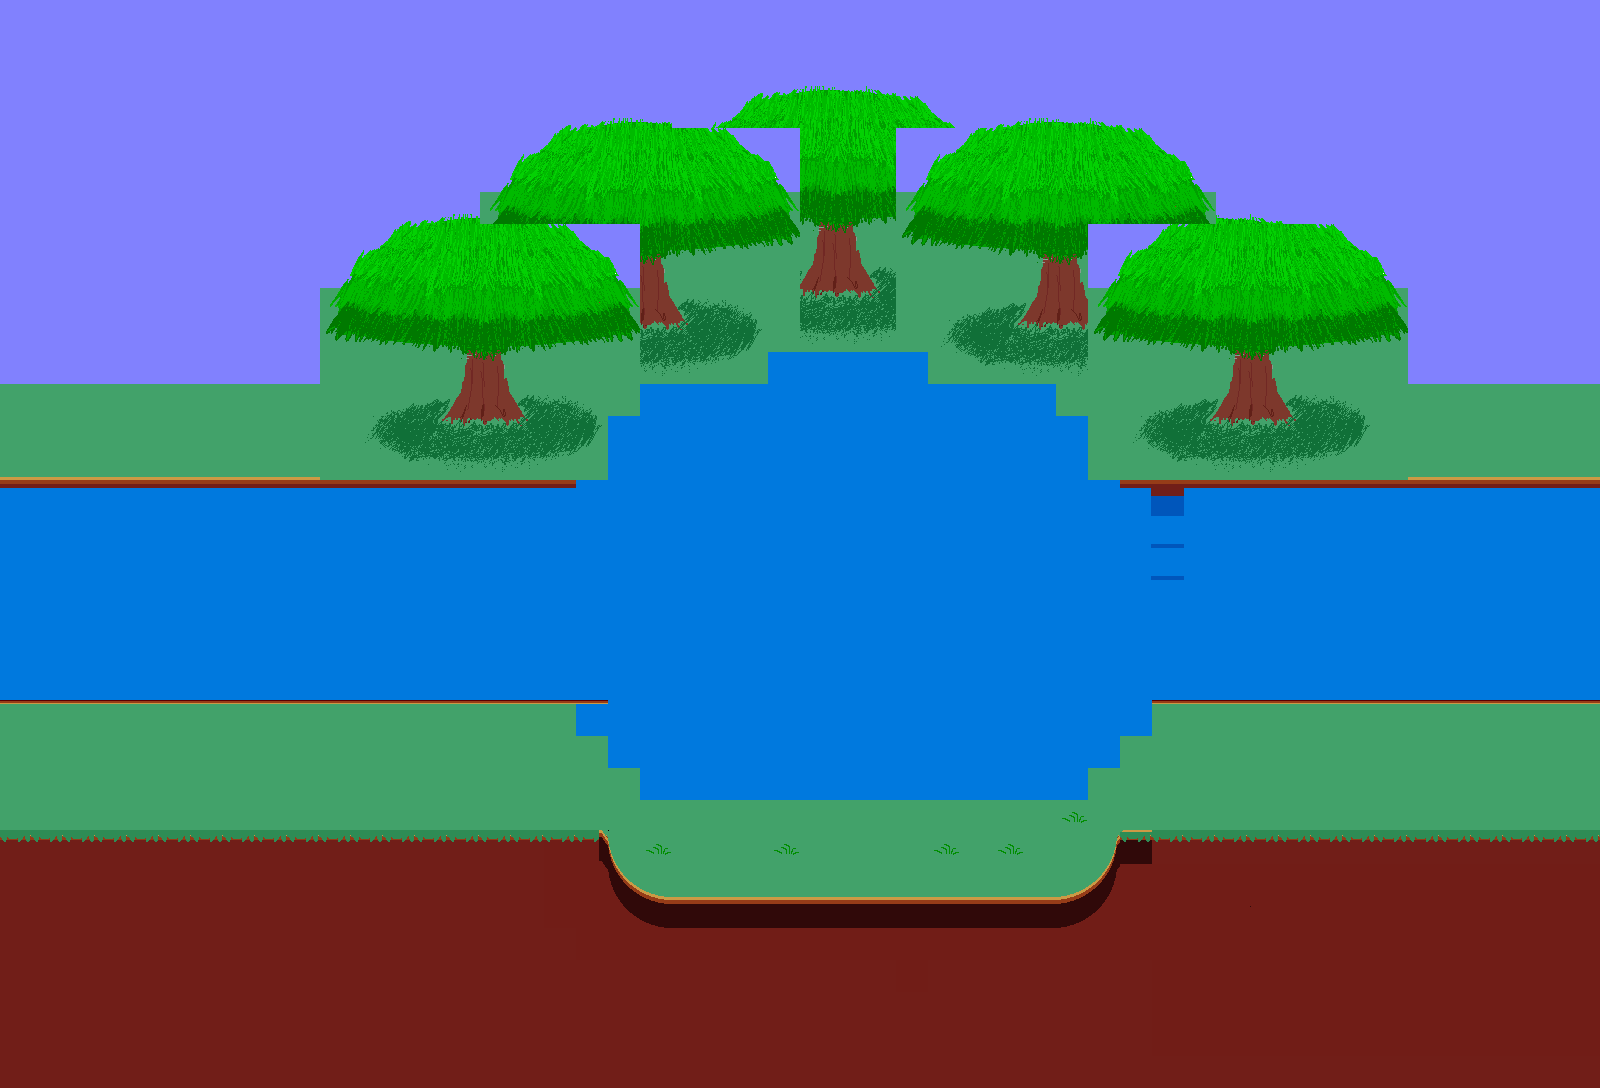

Below is a game level as drawn by its tile map, then a one-line description and the .tmx that defines it (tile-layer data replaced by summaries):
An orthogonal 50x34 tile map with 32x32 px tiles, 3 tile layers (Tile Layer 2, Tile Layer 1, Tile Layer 3), 5 tilesets and 10 objects (level Info).

<map version="1.2" tiledversion="1.2.1" orientation="orthogonal" renderorder="right-down" width="50" height="34" tilewidth="32" tileheight="32" infinite="0" nextlayerid="5" nextobjectid="17">
 <tileset firstgid="1" name="grassstage" tilewidth="32" tileheight="32" tilecount="2025" columns="45">
  <image source="grassstage.png" width="1440" height="1440" />
 </tileset>
 <tileset firstgid="2026" name="grassstage2" tilewidth="32" tileheight="32" tilecount="2500" columns="50">
  <image source="grassstage2.png" width="1600" height="1600" />
 </tileset>
 <tileset firstgid="4526" name="playerstart" tilewidth="32" tileheight="32" tilecount="1" columns="1">
  <image source="playerstart.png" width="32" height="32" />
  <tile id="0">
   <properties>
    <property name="orient" value="right" />
    <property name="playerstart" value="" />
   </properties>
  </tile>
 </tileset>
 <tileset firstgid="4527" name="grassstage3" tilewidth="32" tileheight="32" tilecount="1700" columns="50">
  <image source="grassstage3.png" width="1600" height="1088" />
 </tileset>
 <tileset firstgid="6227" source="grassstage4redux.tsx" />
 <layer id="1" name="Tile Layer 2" width="50" height="34">
  <data>[1700 cells, 124 non-empty, 112 distinct tile ids]</data>
 </layer>
 <layer id="2" name="Tile Layer 1" width="50" height="34">
  <data>[1700 cells, 1699 non-empty, 56 distinct tile ids]</data>
 </layer>
 <layer id="3" name="Tile Layer 3" width="50" height="34">
  <data>[1700 cells, 1700 non-empty, 652 distinct tile ids]</data>
 </layer>
 <objectgroup id="4" name="Object Layer 1">
  <object id="1" x="1600" y="672" width="56" height="160">
   <properties>
    <property name="NewArea" value="" />
    <property name="area" value="grassstage3.tmx" />
    <property name="returnarea" value="1" />
   </properties>
  </object>
  <object id="3" x="-32" y="704" width="33" height="96">
   <properties>
    <property name="NewArea" value="" />
    <property name="area" value="grassstage2" />
    <property name="returnarea" value="2" />
   </properties>
  </object>
  <object id="5" x="32" y="768" width="32" height="32">
   <properties>
    <property name="orient" value="right" />
    <property name="playerstart" value="" />
    <property name="startarea" value="1" />
   </properties>
  </object>
  <object id="7" name="level Info" x="184" y="568" width="24" height="24">
   <properties>
    <property name="areaname" value="The place with the sword guy" />
    <property name="levelinfo" value="1" />
   </properties>
  </object>
  <object id="10" x="1536" y="768" width="32" height="32">
   <properties>
    <property name="image" value="graycloak" />
    <property name="orient" value="left" />
    <property name="playerstart" value="" />
    <property name="startarea" value="2" />
   </properties>
  </object>
  <object id="11" x="0" y="672" width="608" height="16">
   <properties>
    <property name="block" value="" />
   </properties>
  </object>
  <object id="12" x="0" y="832" width="608" height="32">
   <properties>
    <property name="block" value="" />
   </properties>
  </object>
  <object id="14" x="672" y="896" width="384" height="32">
   <properties>
    <property name="block" value="" />
   </properties>
  </object>
  <object id="15" x="1120" y="672" width="480" height="16">
   <properties>
    <property name="block" value="" />
   </properties>
  </object>
  <object id="16" x="1120" y="832" width="480" height="32">
   <properties>
    <property name="block" value="" />
   </properties>
  </object>
 </objectgroup>
</map>
